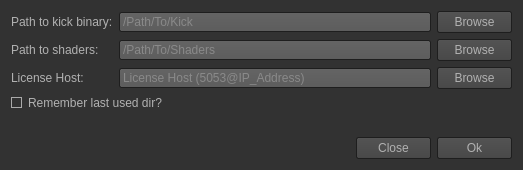
<?xml version="1.0" encoding="UTF-8"?>
<ui version="4.0">
 <class>Preferences</class>
 <widget class="QDialog" name="Preferences">
  <property name="windowModality">
   <enum>Qt::WindowModal</enum>
  </property>
  <property name="geometry">
   <rect>
    <x>0</x>
    <y>0</y>
    <width>523</width>
    <height>170</height>
   </rect>
  </property>
  <property name="windowTitle">
   <string>Dialog</string>
  </property>
  <property name="styleSheet">
   <string notr="true">QToolTip
{
    border: 1px solid black;
    background-color: #ffa02f;
    padding: 1px;
    border-radius: 3px;
    opacity: 100;
}

QWidget
{
    color: #b1b1b1;
    background-color: #323232;
}

QWidget:item:hover
{
    background-color: QLinearGradient( x1: 0, y1: 0, x2: 0, y2: 1, stop: 0 #ffa02f, stop: 1 #c4771c);
    color: #000000;
}

QWidget:item:selected
{
    background-color: QLinearGradient( x1: 0, y1: 0, x2: 0, y2: 1, stop: 0 #ffa02f, stop: 1 #d7801a);
}

QMenuBar::item
{
    background: transparent;
}

QMenuBar::item:selected
{
    background: transparent;
    border: 1px solid #ffaa00;
}

QMenuBar::item:pressed
{
    background: #444;
    border: 1px solid #000;
    background-color: QLinearGradient(
        x1:0, y1:0,
        x2:0, y2:1,
        stop:1 #212121,
        stop:0.4 #343434/*,
        stop:0.2 #343434,
        stop:0.1 #ffaa00*/
    );
    margin-bottom:-1px;
    padding-bottom:1px;
}

QMenu
{
    border: 1px solid #000;
}

QMenu::item
{
    padding: 2px 20px 2px 20px;
}

QMenu::item:selected
{
    color: #000000;
}

QWidget:disabled
{
    color: #404040;
    background-color: #323232;
}

QAbstractItemView
{
    background-color: QLinearGradient( x1: 0, y1: 0, x2: 0, y2: 1, stop: 0 #4d4d4d, stop: 0.1 #646464, stop: 1 #5d5d5d);
}

QWidget:focus
{
    /*border: 2px solid QLinearGradient( x1: 0, y1: 0, x2: 0, y2: 1, stop: 0 #ffa02f, stop: 1 #d7801a);*/
}

QLineEdit
{
    background-color: QLinearGradient( x1: 0, y1: 0, x2: 0, y2: 1, stop: 0 #4d4d4d, stop: 0 #646464, stop: 1 #5d5d5d);
    padding: 1px;
    border-style: solid;
    border: 1px solid #1e1e1e;
    border-radius: 2;
}

QLineEdit::selected
{
    border: 1px solid #ffdd22;
}

QPushButton
{
    color: #b1b1b1;
    background-color: QLinearGradient( x1: 0, y1: 0, x2: 0, y2: 1, stop: 0 #565656, stop: 0.1 #525252, stop: 0.5 #4e4e4e, stop: 0.9 #4a4a4a, stop: 1 #464646);
    border-width: 1px;
    border-color: #1e1e1e;
    border-style: solid;
    border-radius: 2;
    padding: 3px;
    font-size: 12px;
    padding-left: 5px;
    padding-right: 5px;
}

QPushButton:pressed
{
    background-color: QLinearGradient( x1: 0, y1: 0, x2: 0, y2: 1, stop: 0 #2d2d2d, stop: 0.1 #2b2b2b, stop: 0.5 #292929, stop: 0.9 #282828, stop: 1 #252525);
}

QComboBox
{
    selection-background-color: #ffaa00;
    background-color: QLinearGradient( x1: 0, y1: 0, x2: 0, y2: 1, stop: 0 #565656, stop: 0.1 #525252, stop: 0.5 #4e4e4e, stop: 0.9 #4a4a4a, stop: 1 #464646);
    border-style: solid;
    border: 1px solid #1e1e1e;
    border-radius: 2;
}

/*QComboBox:hover,QPushButton:hover
{
    border: 2px solid QLinearGradient( x1: 0, y1: 0, x2: 0, y2: 1, stop: 0 #ffa02f, stop: 1 #d7801a);
}*/


QComboBox:on
{
    padding-top: 3px;
    padding-left: 4px;
    background-color: QLinearGradient( x1: 0, y1: 0, x2: 0, y2: 1, stop: 0 #2d2d2d, stop: 0.1 #2b2b2b, stop: 0.5 #292929, stop: 0.9 #282828, stop: 1 #252525);
    selection-background-color: #ffaa00;
}

QComboBox QAbstractItemView
{
    border: 1px dashed darkgray;
    selection-background-color: QLinearGradient( x1: 0, y1: 0, x2: 0, y2: 1, stop: 0 #ffa02f, stop: 1 #d7801a);
}

QComboBox::drop-down
{
     subcontrol-origin: padding;
     subcontrol-position: top right;
     width: 15px;

     border-left-width: 0px;
     border-left-color: darkgray;
     border-left-style: solid; /* just a single line */
     border-top-right-radius: 3px; /* same radius as the QComboBox */
     border-bottom-right-radius: 3px;
 }

QComboBox::down-arrow
{
    image: url(:/widgets/images/down_arrow.png);
}

QGroupBox:focus
{
    /*border: 1px solid QLinearGradient( x1: 0, y1: 0, x2: 0, y2: 1, stop: 0 #ffa02f, stop: 1 #d7801a);*/
    border: 1px dashed gray;
    border-radius: 2px;
}

QGroupBox::title
{
    subcontrol-origin: margin;
    subcontrol-position: top left;
    padding: 0 3px;
}

QGroupBox
{
    border: 1px solid darkgray;
    border-width: 1px;
    border-radius: 4px;
    margin-top: 1ex;
}

QTextEdit:focus
{
    border: 1px solid QLinearGradient( x1: 0, y1: 0, x2: 0, y2: 1, stop: 0 #ffa02f, stop: 1 #d7801a);
}

QScrollBar:horizontal {
    border: 1px solid #222222;
    background: QLinearGradient( x1: 0, y1: 0, x2: 0, y2: 1, stop: 0.0 #121212, stop: 0.2 #282828, stop: 1 #484848);
    height: 7px;
    margin: 0px 16px 0 16px;
}

QScrollBar::handle:horizontal
{
    background: QLinearGradient( x1: 0, y1: 0, x2: 1, y2: 0, stop: 0 #ffa02f, stop: 0.5 #d7801a, stop: 1 #ffa02f);
    min-height: 20px;
    border-radius: 2px;
}

QScrollBar::add-line:horizontal 
{
    border: 1px solid #1b1b19;
    border-radius: 2px;
    background: QLinearGradient( x1: 0, y1: 0, x2: 1, y2: 0, stop: 0 #ffa02f, stop: 1 #d7801a);
    width: 14px;
    subcontrol-position: right;
    subcontrol-origin: margin;
}

QScrollBar::sub-line:horizontal 
{
    border: 1px solid #1b1b19;
    border-radius: 2px;
    background: QLinearGradient( x1: 0, y1: 0, x2: 1, y2: 0, stop: 0 #ffa02f, stop: 1 #d7801a);
    width: 14px;
    subcontrol-position: left;
    subcontrol-origin: margin;
}

QScrollBar::right-arrow:horizontal, QScrollBar::left-arrow:horizontal
{
    border: 1px solid black;
    width: 1px;
    height: 1px;
    background: white;
}

QScrollBar::add-page:horizontal, QScrollBar::sub-page:horizontal
{
    background: none;
}

QScrollBar:vertical
{
    background: QLinearGradient( x1: 0, y1: 0, x2: 1, y2: 0, stop: 0.0 #121212, stop: 0.2 #282828, stop: 1 #484848);
    width: 15px;
    margin: 16px 0 16px 0;
    border: 1px solid #222222;
}

QScrollBar::handle:vertical
{
    background: QLinearGradient( x1: 0, y1: 0, x2: 0, y2: 1, stop: 0 #ffa02f, stop: 0.5 #d7801a, stop: 1 #ffa02f);
    min-height: 20px;
    border-radius: 2px;
}

QScrollBar::add-line:vertical
{
    border: 1px solid #1b1b19;
    border-radius: 2px;
    background: QLinearGradient( x1: 0, y1: 0, x2: 0, y2: 1, stop: 0 #ffa02f, stop: 1 #d7801a);
    height: 14px;
    subcontrol-position: bottom;
    subcontrol-origin: margin;
}

QScrollBar::sub-line:vertical
{
    border: 1px solid #1b1b19;
    border-radius: 2px;
    background: QLinearGradient( x1: 0, y1: 0, x2: 0, y2: 1, stop: 0 #d7801a, stop: 1 #ffa02f);
    height: 14px;
    subcontrol-position: top;
    subcontrol-origin: margin;
}

QScrollBar::up-arrow:vertical, QScrollBar::down-arrow:vertical
{
    border: 1px solid black;
    width: 1px;
    height: 1px;
    background: white;
}


QScrollBar::add-page:vertical, QScrollBar::sub-page:vertical
{
    background: none;
}

QTextEdit
{
    background-color: #242424;
}

QPlainTextEdit
{
    background-color: #242424;
}

QHeaderView::section
{
    background-color: QLinearGradient(x1:0, y1:0, x2:0, y2:1, stop:0 #616161, stop: 0.5 #505050, stop: 0.6 #434343, stop:1 #656565);
    color: white;
    padding-left: 4px;
    border: 1px solid #6c6c6c;
}

QCheckBox:disabled
{
    color: #414141;
}

QDockWidget::title
{
    text-align: center;
    spacing: 3px; /* spacing between items in the tool bar */
    background-color: QLinearGradient(x1:0, y1:0, x2:0, y2:1, stop:0 #323232, stop: 0.5 #242424, stop:1 #323232);
}

QDockWidget::close-button, QDockWidget::float-button
{
    text-align: center;
    spacing: 1px; /* spacing between items in the tool bar */
    background-color: QLinearGradient(x1:0, y1:0, x2:0, y2:1, stop:0 #323232, stop: 0.5 #242424, stop:1 #323232);
}

QDockWidget::close-button:hover, QDockWidget::float-button:hover
{
    background: #242424;
}

QDockWidget::close-button:pressed, QDockWidget::float-button:pressed
{
    padding: 1px -1px -1px 1px;
}

QMainWindow::separator
{
    background-color: QLinearGradient(x1:0, y1:0, x2:0, y2:1, stop:0 #161616, stop: 0.5 #151515, stop: 0.6 #212121, stop:1 #343434);
    color: white;
    padding-left: 4px;
    border: 1px solid #4c4c4c;
    spacing: 3px; /* spacing between items in the tool bar */
}

QMainWindow::separator:hover
{

    background-color: QLinearGradient(x1:0, y1:0, x2:0, y2:1, stop:0 #d7801a, stop:0.5 #b56c17 stop:1 #ffa02f);
    color: white;
    padding-left: 4px;
    border: 1px solid #6c6c6c;
    spacing: 3px; /* spacing between items in the tool bar */
}

QToolBar::handle
{
    spacing: 3px; /* spacing between items in the tool bar */
    background: url(:/widgets/images/handle.png);
}

QMenu::separator
{
    height: 2px;
    background-color: QLinearGradient(x1:0, y1:0, x2:0, y2:1, stop:0 #161616, stop: 0.5 #151515, stop: 0.6 #212121, stop:1 #343434);
    color: white;
    padding-left: 4px;
    margin-left: 10px;
    margin-right: 5px;
}

QProgressBar
{
    border: 2px solid grey;
    border-radius: 5px;
    text-align: center;
}

QProgressBar::chunk
{
    background-color: #d7801a;
    width: 2.15px;
    margin: 0.5px;
}

QTabBar::tab {
    color: #b1b1b1;
    border: 1px solid #444;
    border-bottom-style: none;
    background-color: #323232;
    padding-left: 10px;
    padding-right: 10px;
    padding-top: 3px;
    padding-bottom: 2px;
    margin-right: -1px;
}

QTabWidget::pane {
    border: 1px solid #444;
    top: 1px;
}

QTabBar::tab:last
{
    margin-right: 0; /* the last selected tab has nothing to overlap with on the right */
    border-top-right-radius: 3px;
}

QTabBar::tab:first:!selected
{
    margin-left: 0px; /* the last selected tab has nothing to overlap with on the right */
    border-top-left-radius: 3px;
}

QTabBar::tab:!selected
{
    color: #b1b1b1;
    border-bottom-style: solid;
    margin-top: 3px;
    background-color: QLinearGradient(x1:0, y1:0, x2:0, y2:1, stop:1 #212121, stop:.4 #343434);
}

QTabBar::tab:selected
{
    border-top-left-radius: 3px;
    border-top-right-radius: 3px;
    margin-bottom: 0px;
}

QTabBar::tab:!selected:hover
{
    /*border-top: 2px solid #ffaa00;
    padding-bottom: 3px;*/
    border-top-left-radius: 3px;
    border-top-right-radius: 3px;
    background-color: QLinearGradient(x1:0, y1:0, x2:0, y2:1, stop:1 #212121, stop:0.4 #343434, stop:0.2 #343434, stop:0.1 #ffaa00);
}

QRadioButton::indicator:checked, QRadioButton::indicator:unchecked{
    color: #b1b1b1;
    background-color: #323232;
    border: 1px solid #aaaaaa;
    border-radius: 6px;
}

QRadioButton::indicator:checked
{
    background-color: qradialgradient(
        cx: 0.5, cy: 0.5,
        fx: 0.5, fy: 0.5,
        radius: 1.0,
        stop: 0.25 #ffaa00,
        stop: 0.3 #323232
    );
}

QCheckBox::indicator
{
    color: #b1b1b1;
    background-color: #323232;
    border: 1px solid #aaaaaa;
    width: 9px;
    height: 9px;
}

QRadioButton::indicator
{
    border-radius: 6px;
}

QRadioButton::indicator:hover, QCheckBox::indicator:hover
{
    border: 1px solid #ffaa00;
}

QCheckBox::indicator:checked
{
    image:url(:/widgets/images/checkbox_orange.png);
}

QCheckBox::indicator:disabled, QRadioButton::indicator:disabled
{
    border: 1px solid #444;
}</string>
  </property>
  <layout class="QVBoxLayout" name="verticalLayout">
   <item>
    <layout class="QGridLayout" name="gridLayout">
     <item row="0" column="1">
      <widget class="QLineEdit" name="prefsKickPathLineEdit">
       <property name="placeholderText">
        <string>/Path/To/Kick</string>
       </property>
      </widget>
     </item>
     <item row="0" column="0">
      <widget class="QLabel" name="prefsKickPathLabel">
       <property name="text">
        <string>Path to kick binary:</string>
       </property>
      </widget>
     </item>
     <item row="1" column="2">
      <widget class="QPushButton" name="prefsShadersBrowseButton">
       <property name="minimumSize">
        <size>
         <width>75</width>
         <height>0</height>
        </size>
       </property>
       <property name="maximumSize">
        <size>
         <width>75</width>
         <height>16777215</height>
        </size>
       </property>
       <property name="text">
        <string>Browse</string>
       </property>
      </widget>
     </item>
     <item row="1" column="1">
      <widget class="QLineEdit" name="prefsShadersPathLineEdit">
       <property name="placeholderText">
        <string>/Path/To/Shaders</string>
       </property>
      </widget>
     </item>
     <item row="1" column="0">
      <widget class="QLabel" name="prefsShadersPathLabel">
       <property name="text">
        <string>Path to shaders:</string>
       </property>
      </widget>
     </item>
     <item row="0" column="2">
      <widget class="QPushButton" name="prefsBrowseKickButton">
       <property name="minimumSize">
        <size>
         <width>75</width>
         <height>0</height>
        </size>
       </property>
       <property name="maximumSize">
        <size>
         <width>75</width>
         <height>16777215</height>
        </size>
       </property>
       <property name="text">
        <string>Browse</string>
       </property>
      </widget>
     </item>
     <item row="2" column="1">
      <widget class="QLineEdit" name="prefsShadersPathLineEdit_2">
       <property name="placeholderText">
        <string>License Host (5053@IP_Address)</string>
       </property>
      </widget>
     </item>
     <item row="2" column="0">
      <widget class="QLabel" name="prefsShadersPathLabel_2">
       <property name="text">
        <string>License Host:</string>
       </property>
      </widget>
     </item>
     <item row="2" column="2">
      <widget class="QPushButton" name="prefsShadersBrowseButton_2">
       <property name="minimumSize">
        <size>
         <width>75</width>
         <height>0</height>
        </size>
       </property>
       <property name="maximumSize">
        <size>
         <width>75</width>
         <height>16777215</height>
        </size>
       </property>
       <property name="text">
        <string>Browse</string>
       </property>
      </widget>
     </item>
    </layout>
   </item>
   <item>
    <widget class="QCheckBox" name="prefsLastUsedDirCheckBox">
     <property name="text">
      <string>Remember last used dir?</string>
     </property>
    </widget>
   </item>
   <item>
    <spacer name="verticalSpacer">
     <property name="orientation">
      <enum>Qt::Vertical</enum>
     </property>
     <property name="sizeHint" stdset="0">
      <size>
       <width>20</width>
       <height>40</height>
      </size>
     </property>
    </spacer>
   </item>
   <item>
    <layout class="QHBoxLayout" name="horizontalLayout_3">
     <item>
      <spacer name="horizontalSpacer">
       <property name="orientation">
        <enum>Qt::Horizontal</enum>
       </property>
       <property name="sizeHint" stdset="0">
        <size>
         <width>40</width>
         <height>20</height>
        </size>
       </property>
      </spacer>
     </item>
     <item>
      <widget class="QPushButton" name="prefsCloseButton">
       <property name="minimumSize">
        <size>
         <width>75</width>
         <height>0</height>
        </size>
       </property>
       <property name="maximumSize">
        <size>
         <width>75</width>
         <height>16777215</height>
        </size>
       </property>
       <property name="text">
        <string>Close</string>
       </property>
       <property name="flat">
        <bool>true</bool>
       </property>
      </widget>
     </item>
     <item>
      <widget class="QPushButton" name="prefsOkButton">
       <property name="minimumSize">
        <size>
         <width>75</width>
         <height>0</height>
        </size>
       </property>
       <property name="maximumSize">
        <size>
         <width>75</width>
         <height>16777215</height>
        </size>
       </property>
       <property name="text">
        <string>Ok</string>
       </property>
       <property name="flat">
        <bool>true</bool>
       </property>
      </widget>
     </item>
    </layout>
   </item>
  </layout>
 </widget>
 <resources/>
 <connections>
  <connection>
   <sender>prefsOkButton</sender>
   <signal>clicked()</signal>
   <receiver>Preferences</receiver>
   <slot>accept()</slot>
   <hints>
    <hint type="sourcelabel">
     <x>400</x>
     <y>117</y>
    </hint>
    <hint type="destinationlabel">
     <x>448</x>
     <y>106</y>
    </hint>
   </hints>
  </connection>
  <connection>
   <sender>prefsCloseButton</sender>
   <signal>clicked()</signal>
   <receiver>Preferences</receiver>
   <slot>reject()</slot>
   <hints>
    <hint type="sourcelabel">
     <x>293</x>
     <y>117</y>
    </hint>
    <hint type="destinationlabel">
     <x>257</x>
     <y>118</y>
    </hint>
   </hints>
  </connection>
 </connections>
</ui>
